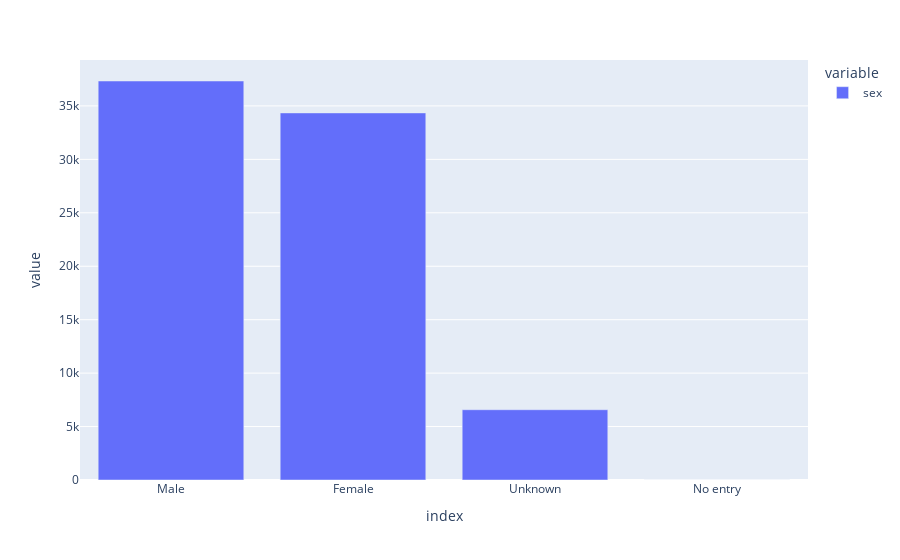

Here is the notebook cell this chart was saved with:
### Code cell
px.bar(df.sex.fillna('No entry').value_counts(dropna=False))

### Figure 1 — Plotly figure (JSON) as saved in the notebook; plotly's stock layout.template omitted (floating-point values rounded to 4 significant figures)
{"data": [{"alignmentgroup": "True", "hovertemplate": "variable=sex<br>index=%{x}<br>value=%{y}<extra></extra>", "legendgroup": "sex", "marker": {"color": "#636efa"}, "name": "sex", "offsetgroup": "sex", "orientation": "v", "showlegend": true, "textposition": "auto", "type": "bar", "x": ["Male", "Female", "Unknown", "No entry"], "xaxis": "x", "y": [37333, 34346, 6575, 2], "yaxis": "y"}], "layout": {"barmode": "relative", "legend": {"title": {"text": "variable"}, "tracegroupgap": 0}, "margin": {"t": 60}, "xaxis": {"anchor": "y", "domain": [0, 1], "title": {"text": "index"}}, "yaxis": {"anchor": "x", "domain": [0, 1], "title": {"text": "value"}}}}
